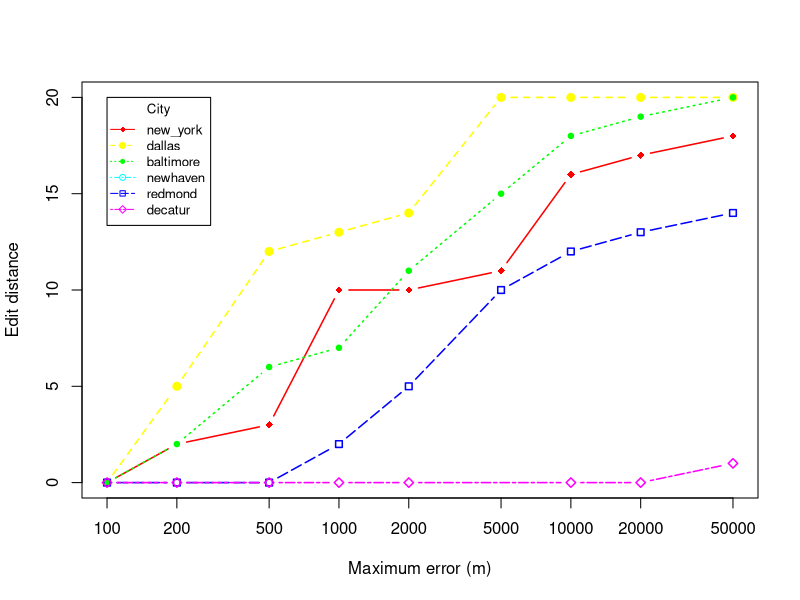

This chart was generated by the following R code:
# Create Line Chart

jpeg("./../hospitals/medians_across_city_20.jpg")

# convert factor to numeric for convenience 
Medians <- read.csv("./../hospitals/medians_across_city_20.csv")
locations <- c("new_york","dallas","baltimore","newhaven","redmond","decatur")
nlocations <- length(locations)

# get the range for the x and y axis 
xrange <- range(Medians$skew)
yrange <- range(Medians$distortion)

# set up the plot 
plot(xrange, yrange, type="n", xlab="Maximum error (m)", log="x",
  	      ylab="Edit distance") 
colors <- rainbow(nlocations)
linetype <- c(1:nlocations) 
plotchar <- seq(18,18+nlocations,1)

# add lines 
for (i in 1:nlocations) { 
  city <- subset(Medians, location==locations[i])
  lines(sort(city$skew), sort(city$distortion), type="b", lwd=1.5,
    lty=linetype[i], col=colors[i], pch=plotchar[i])
} 

# add a title and subtitle 
title("")

# add a legend 
legend(xrange[1], yrange[2], locations, cex=0.8, col=colors,
  		   pch=plotchar, lty=linetype, title="City")

dev.off()
